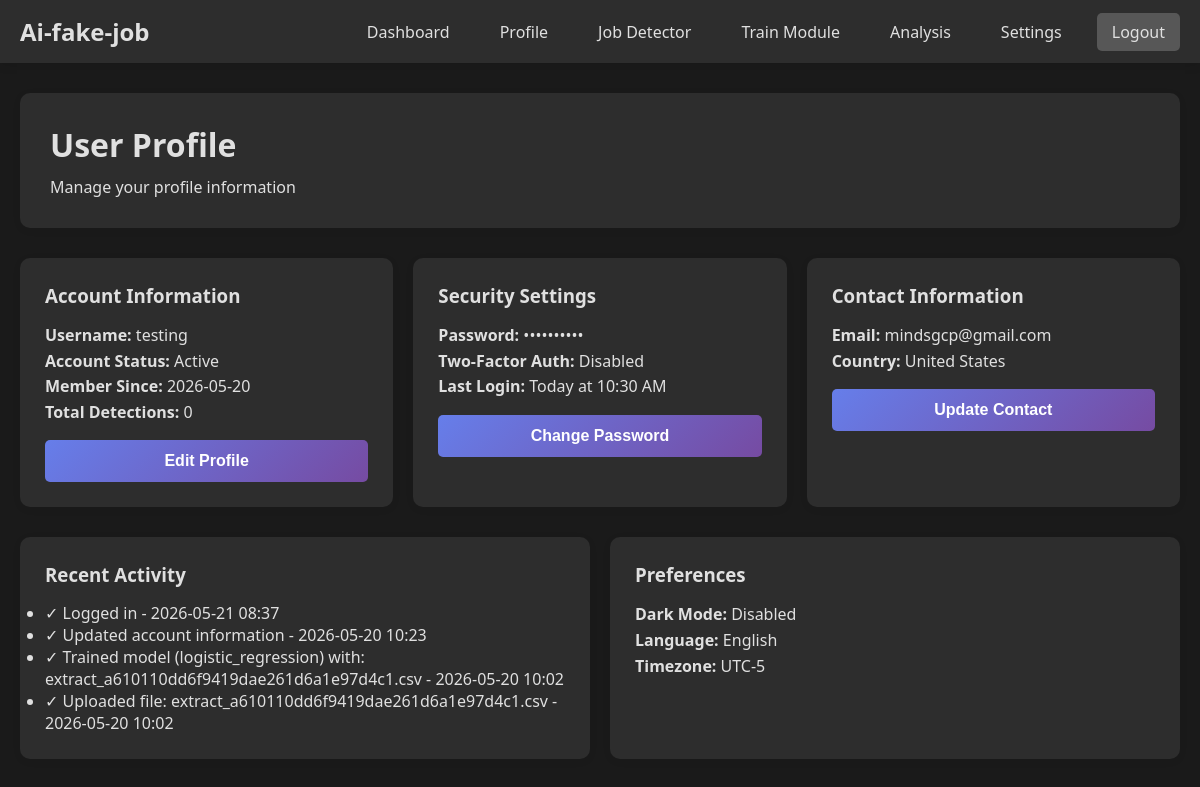
Page /profile (signed in) on the committed database.
### tables this page shows
CREATE TABLE users (
            id INTEGER PRIMARY KEY AUTOINCREMENT,
            username TEXT UNIQUE NOT NULL,
            password TEXT NOT NULL,
            email TEXT,
            phone TEXT,
            created_at TIMESTAMP DEFAULT CURRENT_TIMESTAMP
        );

CREATE TABLE user_activities (
            id INTEGER PRIMARY KEY AUTOINCREMENT,
            user_id INTEGER NOT NULL,
            activity_type TEXT NOT NULL,
            description TEXT NOT NULL,
            created_at TIMESTAMP DEFAULT CURRENT_TIMESTAMP,
            FOREIGN KEY (user_id) REFERENCES users (id)
        );

### app.py (the view)
@app.route('/profile')
def profile():
    if 'username' not in session:
        return redirect(url_for('login'))
    user_data = get_user_profile(session['username'])
    recent_activities = get_user_activities(session['username'], limit=4)
    return render_template('profile.html', user=user_data, recent_activities=recent_activities, username=session['username'])

### app.py (called while the page is built)
@app.context_processor
def inject_preferences():
    if 'username' in session:
        return {'user_preferences': get_user_preferences(session['username'])}
    return {'user_preferences': {'dark_mode': 0, 'compact_view': 0, 'email_notifications': 1}}

@app.before_request
def make_session_permanent():
    session.permanent = True
    app.permanent_session_lifetime = timedelta(minutes=SESSION_TIMEOUT)
    if request.path in [url_for('login'), url_for('register'), url_for('forgot_password'), url_for('check_username'), url_for('check_session_status')] or request.path.startswith('/static/') or request.path.startswith('/uploads/'):
        return
    if 'username' in session:
        session.modified = True

### database.py (called while the page is built)
def get_db():
    conn = sqlite3.connect(DB_NAME, timeout=10.0)  # Add timeout to prevent locking
    conn.row_factory = sqlite3.Row
    return conn

def get_user_id(username):
    conn = get_db()
    cursor = conn.cursor()
    cursor.execute('SELECT id FROM users WHERE username = ?', (username,))
    result = cursor.fetchone()
    conn.close()
    return result[0] if result else None

def get_user_profile(username):
    conn = get_db()
    cursor = conn.cursor()
    cursor.execute('SELECT id, username, email, phone, created_at, status FROM users WHERE username = ?', (username,))
    user = cursor.fetchone()
    if not user:
        conn.close()
        return None
    user_dict = dict(user)
    cursor.execute('SELECT COUNT(*) as total FROM job_detections WHERE user_id = ?', (user_dict['id'],))
    user_dict['total_detections'] = cursor.fetchone()[0]
    conn.close()
    return user_dict

def get_user_activities(username, limit=4):
    user_id = get_user_id(username)
    if not user_id:
        return []
    conn = get_db()
    cursor = conn.cursor()
    cursor.execute('''
        SELECT activity_type, description, created_at
        FROM user_activities
        WHERE user_id = ?
        ORDER BY created_at DESC
        LIMIT ?
    ''', (user_id, limit))
    results = cursor.fetchall()
    conn.close()
    return [dict(row) for row in results]

### templates/profile.html (shortened to what this page needs)
<!DOCTYPE html>
<html lang="en">
<head>
    <link rel="stylesheet" href="{{ url_for('static', filename='css/style.css') }}">
</head>
<body class="dashboard-page{% if user_preferences.dark_mode %} dark-mode{% endif %}{% if user_preferences.compact_view %} compact-view{% endif %}">
    <nav class="navbar">
        <div class="navbar-content">
            <h2>Ai-fake-job</h2>
            <ul class="navbar-menu">
                <li><a href="{{ url_for('dashboard') }}">Dashboard</a></li>
                <li><a href="{{ url_for('profile') }}">Profile</a></li>
                <li><a href="{{ url_for('job_post_detector') }}">Job Detector</a></li>
                <li><a href="{{ url_for('upload') }}">Train Module</a></li>
                <li><a href="{{ url_for('analyse') }}">Analysis</a></li>
                <li><a href="{{ url_for('settings') }}">Settings</a></li>
                <li><a href="{{ url_for('logout') }}" class="logout">Logout</a></li>
            </ul>
        </div>
    </nav>
    <div class="page-container">
        <div class="page-header">
            <h1>User Profile</h1>
            <p>Manage your profile information</p>
        </div>
        <div class="content-grid">
            <div class="card">
                <h3>Account Information</h3>
                <p><strong>Username:</strong> <span id="displayUsername">{{ user.username }}</span></p>
                <p><strong>Account Status:</strong> <span id="displayStatus">{{ user.status or 'Active' }}</span></p>
                <p><strong>Member Since:</strong> <span id="displayMemberSince">{{ user.created_at[:10] }}</span></p>
                <p><strong>Total Detections:</strong> <span id="displayDetections">{{ user.total_detections }}</span></p>
                <button class="btn" style="margin-top: 15px;" onclick="openModal('accountModal')">Edit Profile</button>
            </div>
            <div class="card">
                <h3>Security Settings</h3>
                <p><strong>Password:</strong> ••••••••••</p>
                <p><strong>Two-Factor Auth:</strong> Disabled</p>
                <p><strong>Last Login:</strong> Today at 10:30 AM</p>
                <button class="btn" style="margin-top: 15px;" onclick="openModal('securityModal')">Change Password</button>
            </div>
            <div class="card">
                <h3>Contact Information</h3>
                <p><strong>Email:</strong> <span id="displayEmail">{{ user.email or username + '@example.com' }}</span></p>
                <p><strong>Country:</strong> <span id="displayCountry">United States</span></p>
                <button class="btn" style="margin-top: 15px;" onclick="openModal('contactModal')">Update Contact</button>
            </div>
        </div>
        <div class="content-grid" style="margin-top: 30px;">
            <div class="card">
                <h3>Recent Activity</h3>
                {% if recent_activities %}
                <ul style="color: #666;">
                    {% for activity in recent_activities %}
                    <li>✓ {{ activity.description }} - {{ activity.created_at[:16].replace('T', ' ') }}</li>
                    {% endfor %}
                </ul>
                {% else %}
                <p style="color: #666;">No recent activity</p>
                {% endif %}
            </div>
            <div class="card">
                <h3>Preferences</h3>
                <p><strong>Dark Mode:</strong> Disabled</p>
                <p><strong>Language:</strong> English</p>
                <p><strong>Timezone:</strong> UTC-5</p>
            </div>
        </div>
    </div>

### static/css/style.css (style rules this page uses)
* { margin: 0; padding: 0; box-sizing: border-box; }
body { font-family: 'Segoe UI', Tahoma, Geneva, Verdana, sans-serif; min-height: 100vh; }
.btn { width: 100%; padding: 12px; background: linear-gradient(135deg, #667eea 0%, #764ba2 100%); color: white; border: none; border-radius: 5px; font-size: 16px; font-weight: 600; cursor: pointer; transition: transform 0.2s, box-shadow 0.2s; }
body.dashboard-page { background: #f5f5f5; display: block; }
.navbar { background: linear-gradient(135deg, #667eea 0%, #764ba2 100%); padding: 15px 0; box-shadow: 0 2px 10px rgba(0, 0, 0, 0.1); margin-bottom: 30px; }
.navbar-content { max-width: 1200px; margin: 0 auto; padding: 0 20px; display: flex; justify-content: space-between; align-items: center; }
.navbar h2 { color: white; margin: 0; }
.navbar-menu { display: flex; gap: 20px; list-style: none; }
.navbar-menu a { color: white; text-decoration: none; padding: 8px 15px; border-radius: 5px; transition: background 0.3s; }
.navbar-menu .logout { background: rgba(255, 255, 255, 0.2); }
.page-container { max-width: 1200px; margin: 0 auto; padding: 0 20px; }
.page-header { background: white; padding: 30px; border-radius: 10px; box-shadow: 0 2px 10px rgba(0, 0, 0, 0.05); margin-bottom: 30px; }
body.dark-mode .page-header { background: #2d2d2d; }
body.dark-mode .page-header h1, body.dark-mode .page-header p, body.dark-mode .page-header strong, body.dark-mode .page-header a { color: #e0e0e0 !important; }
.page-header h1 { color: #333 !important; margin-bottom: 10px; display: block !important; visibility: visible !important; }
.page-header p { color: #666 !important; display: block !important; visibility: visible !important; }
.content-grid { display: grid; grid-template-columns: repeat(auto-fit, minmax(300px, 1fr)); gap: 20px; }
.card { background: white; padding: 25px; border-radius: 10px; box-shadow: 0 2px 10px rgba(0, 0, 0, 0.05); transition: transform 0.3s, box-shadow 0.3s; }
.card h3 { color: #333; margin-bottom: 15px; }
.card p { color: #666; line-height: 1.6; }

### templates/profile.html (style rules this page uses)
body.dark-mode { background: #1a1a1a; color: #e0e0e0; }
body.dark-mode .navbar { background: #2d2d2d; }
body.dark-mode .navbar h2, body.dark-mode .navbar a { color: #e0e0e0; }
body.dark-mode .card { background: #2d2d2d; color: #e0e0e0; }
body.dark-mode .card h3, body.dark-mode .card p, body.dark-mode .card strong, body.dark-mode .card li { color: #e0e0e0; }
body.dark-mode .page-header h1, body.dark-mode .page-header p, body.dark-mode .page-header strong { color: #e0e0e0 !important; }

### rows in the picture
users: username "testing", status "Active", created_at "2026-05-20", email "mindsgcp@gmail.com"
user_activities: description "Logged in", created_at "2026-05-21 08:37"
user_activities: description "Updated account information", created_at "2026-05-20 10:23"
user_activities: description "Trained model (logistic_regression) with: extract_a610110dd6f9419dae261d6a1e97d4c1.csv", created_at "2026-05-20 10:02"
user_activities: description "Uploaded file: extract_a610110dd6f9419dae261d6a1e97d4c1.csv", created_at "2026-05-20 10:02"

### other values in the picture
{{ user.total_detections }} "0"
